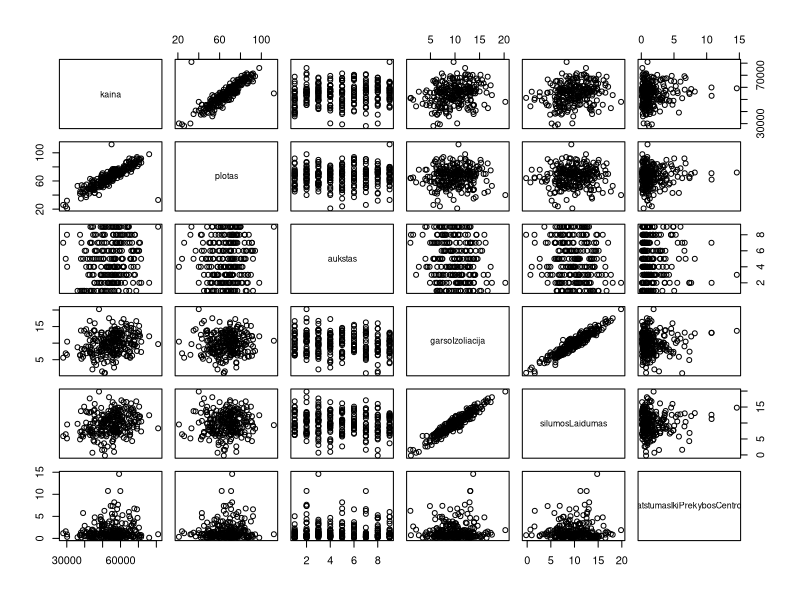
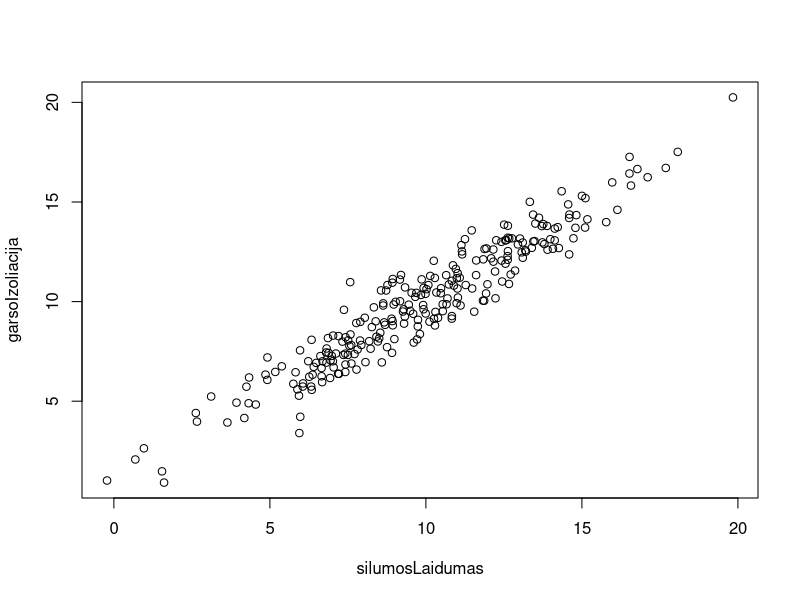
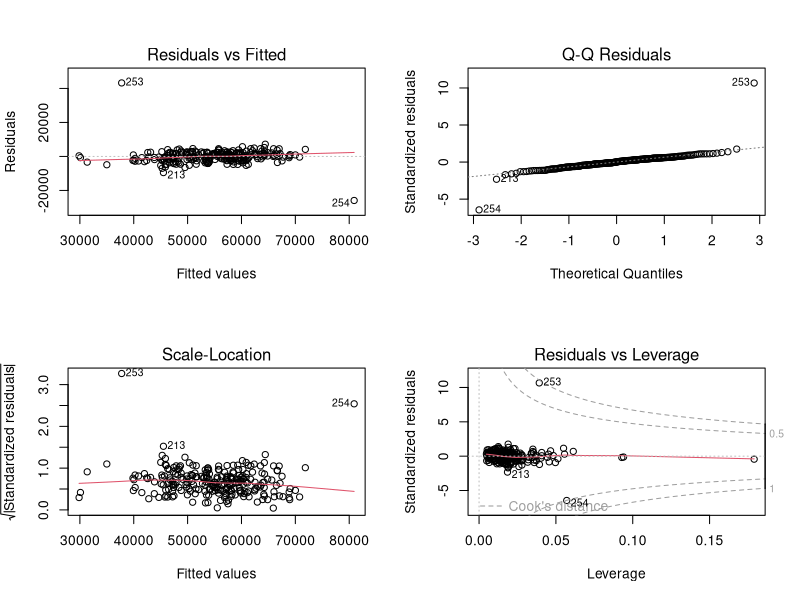
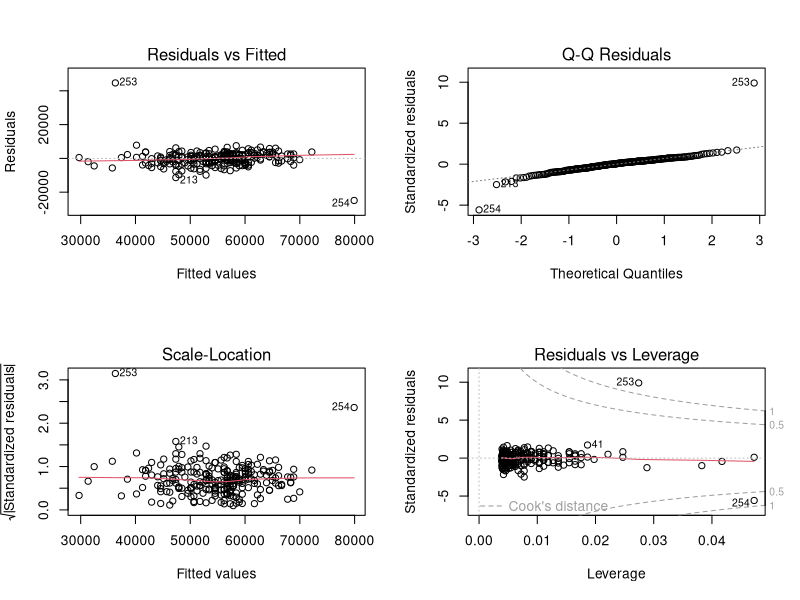
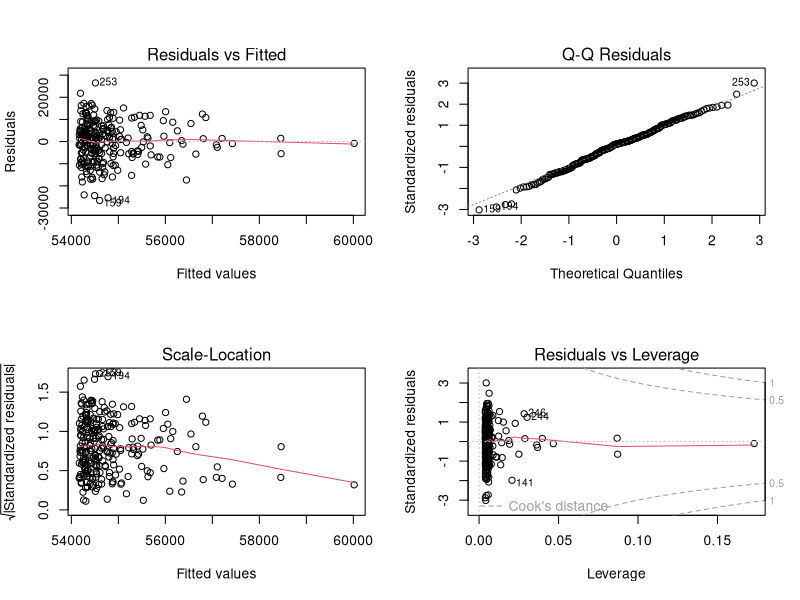
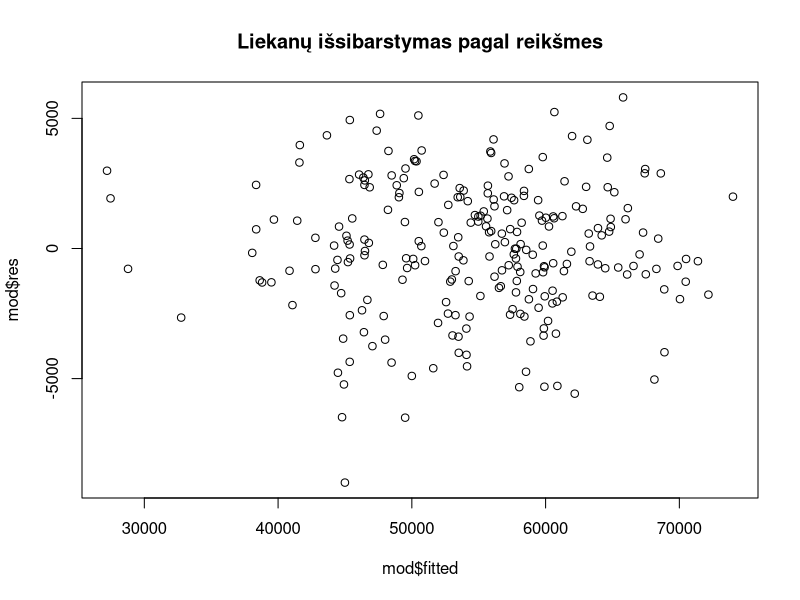
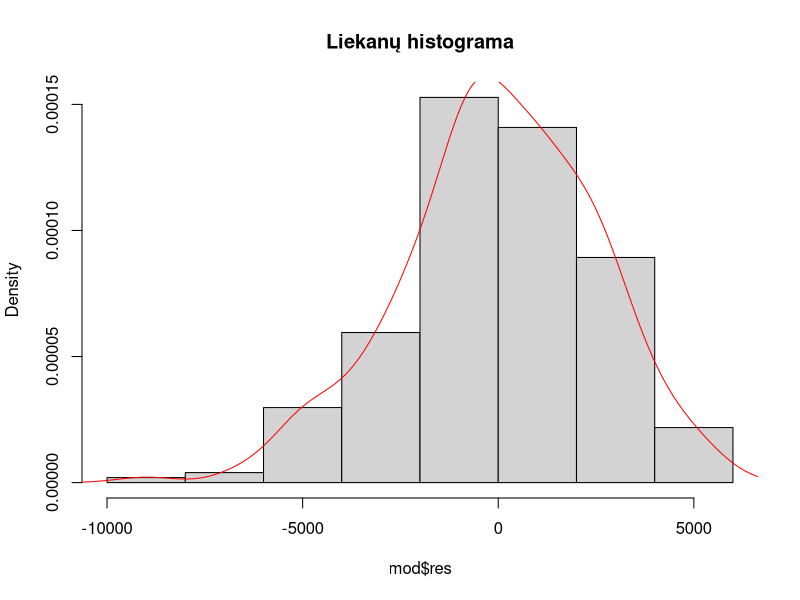

The R script that drew these images, in order:
## ---- chunk 1
getwd()#pažiūrime direktorija, kur yra mūsų failas
file.exists("data.csv")#įsitikiname ar failas "data.csv" tikrai egzistuoja
dat <- read.csv2("data.csv")#nuskaitomi duomenys
attach(dat)
head(dat)#perzvengiamia duomenis
plot(dat)
## ---- chunk 2
cor(dat)#galime matyti,kad šilomos laidumas ir garso izoliacija koreliuoja
## ---- chunk 3
cor(silumosLaidumas,garsoIzoliacija)
#koreliacija yra labai stipri 
plot(silumosLaidumas,garsoIzoliacija)#koreliacija šių dviejų dydžių grafiškai
## ---- chunk 4
library(car)
mod1 <- lm(kaina ~ plotas+aukstas+silumosLaidumas+garsoIzoliacija+atstumasIkiPrekybosCentro, data = dat)
summary(mod1)
## ---- chunk 5
vif(mod1)
## ---- chunk 6
izoliacija= (dat[,4] + dat[,5])/2
## ---- chunk 7
dat1=dat[,c(-4,-5)]#ištrinami stulpeliai garsoIzoliacija ir silumosLaidumas
dat1[,"izoliacija"]<-izoliacija #pridedamas naujas stulpelis izoliacija
## ---- chunk 8
mod2<-lm(kaina ~ plotas + aukstas + izoliacija + atstumasIkiPrekybosCentro, data=dat1)
summary(mod2)
par(mfrow=c(2,2))
plot(mod2)
## ---- chunk 9
mod3<-lm(kaina ~ plotas)
summary(influence.measures(mod3))#253 ir 254 eilutėse yra išskirtys
par(mfrow=c(2,2))
plot(mod3)
mod4<-lm(kaina ~ aukstas)
summary(influence.measures(mod4))#neturi išskirčių
mod5<-lm(kaina ~ izoliacija)
summary(influence.measures(mod5))#neturi išskirčių
mod6<-lm(kaina ~ atstumasIkiPrekybosCentro)
summary(influence.measures(mod6))#neturi išskirčių
## ---- chunk 10
dat2=dat1[c(-253,-254),]#pašalinamos išskirtys
## ---- chunk 11
mod7<-lm(kaina ~ plotas + aukstas + izoliacija + atstumasIkiPrekybosCentro, data=dat2)
summary(mod7)
#matome, kad atstumas iki prekybos centro nereikšmingas,vadinasi galima, jį išmesti
## ---- chunk 12
dat3=dat2[,c(-4)]#pašalinamas atstumas iki prekybos centro
## ---- chunk 13
mod<-lm(kaina ~ plotas + aukstas + izoliacija, data=dat3)
summary(mod)#visi parametrai reikšmingi
par(mfrow=c(2,2))
plot(mod6)
## ---- chunk 14
summary(influence.measures(mod))#išskirčių nėra
## ---- chunk 15
vif(mod)#nera multikoliniarumos problemos, nes kintamuju koeficientai mazesni nei 10
## ---- chunk 16
par(mfrow=c(1,1))
plot(mod$res~mod$fitted, main="Liekanų išsibarstymas pagal reikšmes")#išbrėžiamos liekanos
ncvTest(mod)#p=0,1045487>0,05 H0 atmesti negalime, vadinasi modelis geras t.y(duomenys homoskedastiški)
## ---- chunk 17
durbinWatsonTest(mod)#p-value=0,296>0,05, H0 atmesti negalime, vdinasi modelyje nėra autokorelecijos problemos
## ---- chunk 18
hist(mod$res, probability=TRUE, main="Liekanų histograma") #isbreziama histograma
lines(density(mod$res), col="red") #liekanu tankio grafikas
shapiro.test(mod$res) #testas, kuris nustato paklaidu normaluma
#p-value= = 0.1018 >0.05 H0 atmesti negalime, vadinasi paklaidos yra normalios
## ---- chunk 19
(summary(mod))$r.squared #kuo arciau 1, tuo modelis patikimesnis. 
AIC(mod)
summary(mod)
